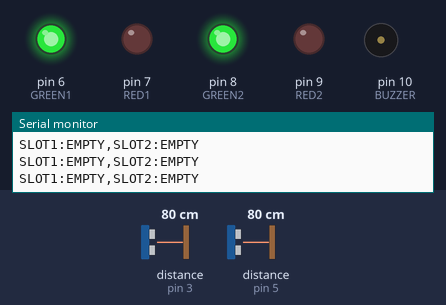
Bench run of a sketch on a simulated Arduino Uno, built with avr-gcc and run on an emulated ATmega328P. Parts: output pins drawn as LEDs (lit = HIGH), buzzer (waves = sounding), the last lines printed to the serial monitor. Wiring (inferred from the names in the program): 2 × ultrasonic range finder: trigger pin 2, echo pin 3 / trigger pin 4, echo pin 5. The inputs (shaded band) are chosen by the test bench; at power-on: distance to the obstacle (sensors on pin 3, pin 5) 80 cm. The echo pulse lasts 58.3 µs per cm; pins used as bus, display or sensor lines are not drawn.

Above: at 1.4 s.
1.5 s: distance to the obstacle (sensor on pin 3) set to 12 cm
3.1 s: distance to the obstacle (sensor on pin 3) set to 9 cm
At 4.9 s:
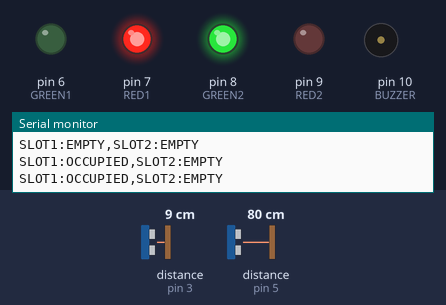
5.2 s: distance to the obstacle (sensor on pin 5) set to 12 cm
6.7 s: distance to the obstacle (sensor on pin 5) set to 9 cm
At 7.9 s:
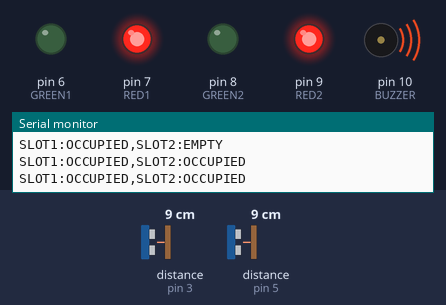
8.2 s: distance to the obstacle (sensor on pin 3) set to 18 cm
At 9.7 s:
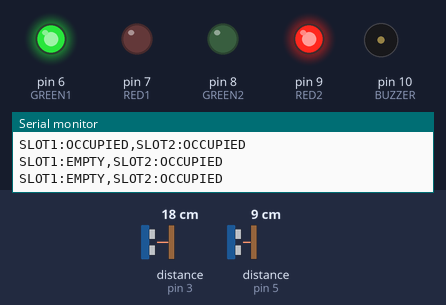
10.0 s: distance to the obstacle (sensor on pin 3) set to 2 cm
At 11.4 s:
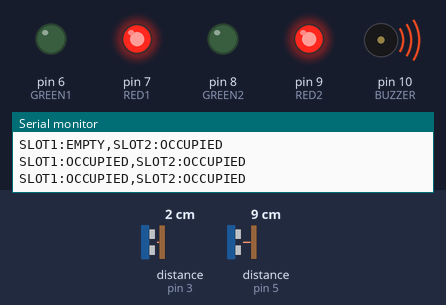
Timing chart, 0 to 12.8 s (numbered marks = the images above; inputs shaded):
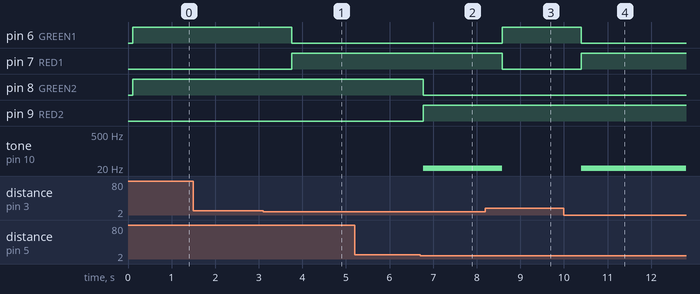

Measured:
- the behaviour switches between 11 and 10 cm on distance to the obstacle (sensor on pin 3) (found by bisection; images 0 and 1)
- the behaviour switches between 11 and 10 cm on distance to the obstacle (sensor on pin 5) (found by bisection; images 1 and 2)
- after the input at 3.1 s, pin 6 (GREEN1): HIGH → LOW after 0.66 s; pin 7 (RED1): LOW → HIGH after 0.66 s
- after the input at 6.7 s, pin 8 (GREEN2): HIGH → LOW after 0.08 s; pin 9 (RED2): LOW → HIGH after 0.08 s; tone on pin 10 (BUZZER): silent → 1 Hz after 0.08 s
- after the input at 8.2 s, pin 6 (GREEN1): LOW → HIGH after 0.39 s; pin 7 (RED1): HIGH → LOW after 0.39 s; tone on pin 10 (BUZZER): 1 Hz → silent after 0.39 s
- after the input at 10.0 s, pin 6 (GREEN1): HIGH → LOW after 0.39 s; pin 7 (RED1): LOW → HIGH after 0.39 s; tone on pin 10 (BUZZER): silent → 1 Hz after 0.39 s

The sketch:

arduinocode.ino
```cpp
#define TRIG1 2
#define ECHO1 3

#define TRIG2 4
#define ECHO2 5

#define GREEN1 6
#define RED1 7

#define GREEN2 8
#define RED2 9

#define BUZZER 10

#define CAR_DISTANCE 10


long readDistance(int trigPin, int echoPin)
{
  digitalWrite(trigPin, LOW);
  delayMicroseconds(2);

  digitalWrite(trigPin, HIGH);
  delayMicroseconds(10);

  digitalWrite(trigPin, LOW);

  long duration = pulseIn(echoPin, HIGH, 30000);

  if (duration == 0)
    return -1;

  return duration * 0.0343 / 2;
}


void setup()
{
  Serial.begin(9600);

  pinMode(TRIG1, OUTPUT);
  pinMode(ECHO1, INPUT);

  pinMode(TRIG2, OUTPUT);
  pinMode(ECHO2, INPUT);

  pinMode(GREEN1, OUTPUT);
  pinMode(RED1, OUTPUT);

  pinMode(GREEN2, OUTPUT);
  pinMode(RED2, OUTPUT);

  pinMode(BUZZER, OUTPUT);

  digitalWrite(BUZZER, LOW);
}


void loop()
{
  long distance1 = readDistance(TRIG1, ECHO1);

  delay(100);

  long distance2 = readDistance(TRIG2, ECHO2);


  bool slot1Occupied =
      (distance1 > 0 && distance1 < CAR_DISTANCE);

  bool slot2Occupied =
      (distance2 > 0 && distance2 < CAR_DISTANCE);


  // SLOT 1 LEDs
  if (slot1Occupied)
  {
    digitalWrite(RED1, HIGH);
    digitalWrite(GREEN1, LOW);
  }
  else
  {
    digitalWrite(RED1, LOW);
    digitalWrite(GREEN1, HIGH);
  }


  // SLOT 2 LEDs
  if (slot2Occupied)
  {
    digitalWrite(RED2, HIGH);
    digitalWrite(GREEN2, LOW);
  }
  else
  {
    digitalWrite(RED2, LOW);
    digitalWrite(GREEN2, HIGH);
  }


  // BUZZER
  if (slot1Occupied && slot2Occupied)
  {
    tone(BUZZER, HIGH);
  }
  else
  {
    noTone(BUZZER);
  }


  // SEND DATA TO LAPTOP
  Serial.print("SLOT1:");
  Serial.print(slot1Occupied ? "OCCUPIED" : "EMPTY");

  Serial.print(",SLOT2:");
  Serial.println(slot2Occupied ? "OCCUPIED" : "EMPTY");


  delay(500);
}
```
